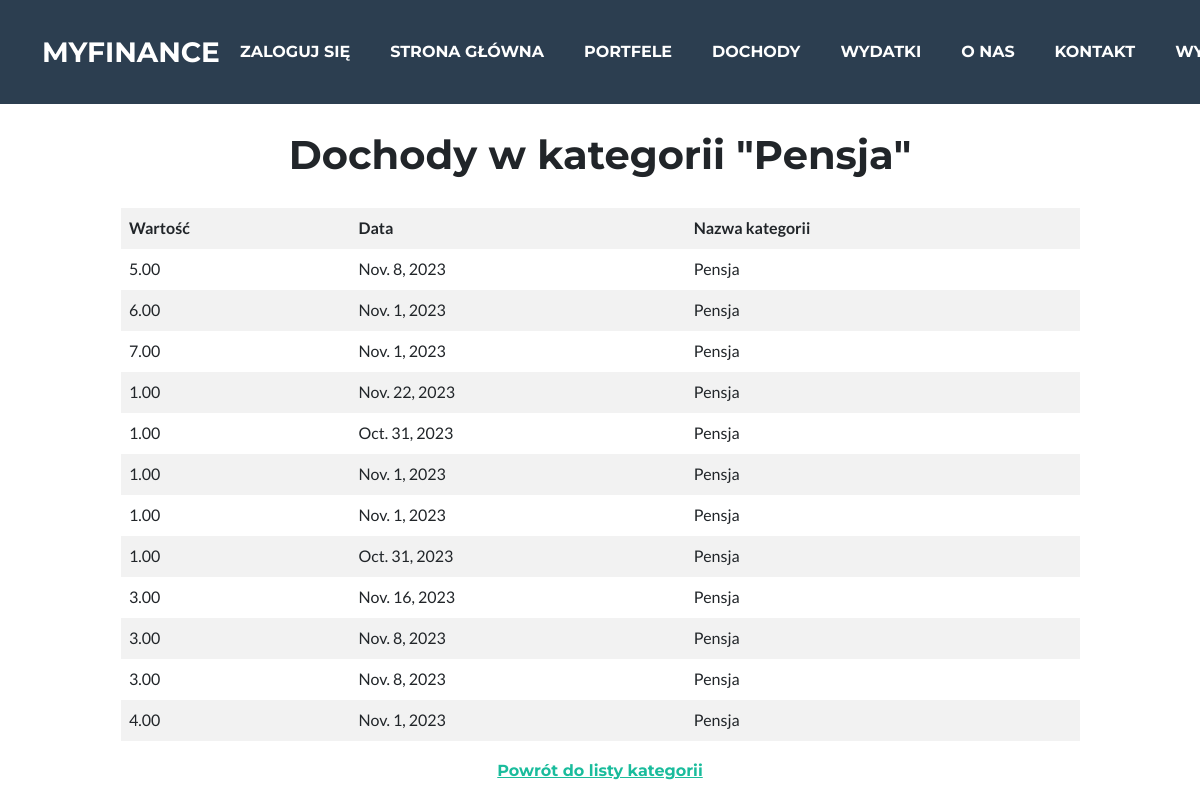
The app's page /detailed_category_income_list/3/ (signed in) with its own data.
### MyFinance/models.py (models this page shows, shortened)
class CategoryIncome(models.Model):
    name = models.CharField(max_length=255)
    user = models.ForeignKey(User, on_delete=models.CASCADE)

class Income(models.Model):
    user = models.ForeignKey(User, on_delete=models.CASCADE)
    value = models.DecimalField(max_digits=10, decimal_places=2)
    category = models.ForeignKey('CategoryIncome', on_delete=models.CASCADE, related_name='income')
    date = models.DateField()

### MyFinance/views.py (the view)
# urls.py: path('detailed_category_income_list/<int:category_id>/', views.DetailedCategoryIncomeListView.as_view(), name='detailed_category_income_list'),
class DetailedCategoryIncomeListView(View):
    template_name = 'detailed_category_income_list.html'
    def get(self, request, category_id, *args, **kwargs):
        category = get_object_or_404(CategoryIncome, pk=category_id, user=request.user)
        incomes = Income.objects.filter(category=category)
        return render(request, self.template_name, {'incomes': incomes, 'category': category})

### MyFinance/templates/detailed_category_income_list.html (shortened to what this page needs)
{% extends 'base.html' %}
{% block content %}
    <div style="display: flex; flex-direction: column; align-items: center; justify-content: center; min-height: 100vh;">
        <h1>Dochody w kategorii "{{ category.name }}"</h1>
        <table>
            <thead>
                <tr>
                    <th>Wartość</th>
                    <th>Data</th>
                    <th>Nazwa kategorii</th>
                </tr>
            </thead>
            <tbody>
                {% for income in incomes %}
                    <tr>
                        <td>{{ income.value }}</td>
                        <td>{{ income.date }}</td>
                        <td>{{ income.category.name }}</td>
                    </tr>
                {% empty %}
                    <tr>
                        <td colspan="3">Brak dostępnych dochodów.</td>
                    </tr>
                {% endfor %}
            </tbody>
        </table>
    <h6><a href="/category_income_list/">Powrót do listy kategorii</a></h6>
    </div>
{% endblock %}

### MyFinance/templates/base.html (style rules this page uses)
body { padding-top: 60px; }

### MyFinance/templates/detailed_category_income_list.html (style rules this page uses)
table { border-collapse: collapse; width: 80%; margin: 20px auto; }
th, td { padding: 8px; text-align: left; }
th { background-color: #f2f2f2; }
tr:nth-child(even) { background-color: #f2f2f2; }
table, th, td { border: 1px solid transparent; }

### records on screen
CategoryIncome: name "Pensja"
Income: value "5.00", date "Nov. 8, 2023", category.name "Pensja"
Income: value "6.00", date "Nov. 1, 2023", category.name "Pensja"
Income: value "7.00", date "Nov. 1, 2023", category.name "Pensja"
Income: value "1.00", date "Nov. 22, 2023", category.name "Pensja"
Income: value "1.00", date "Oct. 31, 2023", category.name "Pensja"
Income: value "1.00", date "Nov. 1, 2023", category.name "Pensja"
Income: value "1.00", date "Nov. 1, 2023", category.name "Pensja"
Income: value "1.00", date "Oct. 31, 2023", category.name "Pensja"
Income: value "3.00", date "Nov. 16, 2023", category.name "Pensja"
Income: value "3.00", date "Nov. 8, 2023", category.name "Pensja"
Income: value "3.00", date "Nov. 8, 2023", category.name "Pensja"
Income: value "4.00", date "Nov. 1, 2023", category.name "Pensja"
